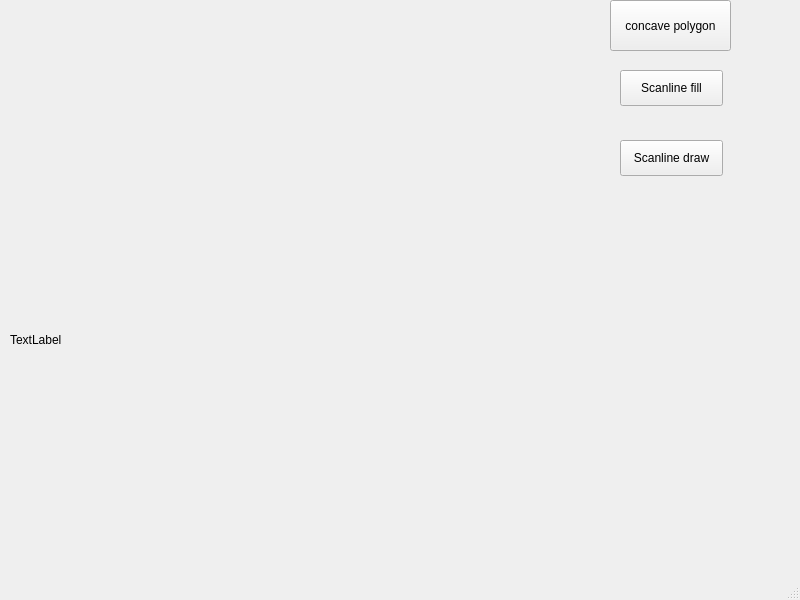
<?xml version="1.0" encoding="UTF-8"?>
<ui version="4.0">
 <class>MainWindow</class>
 <widget class="QMainWindow" name="MainWindow">
  <property name="geometry">
   <rect>
    <x>0</x>
    <y>0</y>
    <width>800</width>
    <height>600</height>
   </rect>
  </property>
  <property name="windowTitle">
   <string>MainWindow</string>
  </property>
  <widget class="QWidget" name="centralwidget">
   <widget class="QLabel" name="label">
    <property name="geometry">
     <rect>
      <x>10</x>
      <y>90</y>
      <width>1000</width>
      <height>500</height>
     </rect>
    </property>
    <property name="text">
     <string>TextLabel</string>
    </property>
   </widget>
   <widget class="QPushButton" name="pushButton">
    <property name="geometry">
     <rect>
      <x>610</x>
      <y>0</y>
      <width>121</width>
      <height>51</height>
     </rect>
    </property>
    <property name="text">
     <string>concave polygon</string>
    </property>
   </widget>
   <widget class="QPushButton" name="pushButton_2">
    <property name="geometry">
     <rect>
      <x>620</x>
      <y>70</y>
      <width>103</width>
      <height>36</height>
     </rect>
    </property>
    <property name="text">
     <string>Scanline fill</string>
    </property>
   </widget>
   <widget class="QPushButton" name="pushButton_3">
    <property name="geometry">
     <rect>
      <x>620</x>
      <y>140</y>
      <width>103</width>
      <height>36</height>
     </rect>
    </property>
    <property name="text">
     <string>Scanline draw</string>
    </property>
   </widget>
  </widget>
  <widget class="QMenuBar" name="menubar">
   <property name="geometry">
    <rect>
     <x>0</x>
     <y>0</y>
     <width>800</width>
     <height>29</height>
    </rect>
   </property>
  </widget>
  <widget class="QStatusBar" name="statusbar"/>
 </widget>
 <resources/>
 <connections/>
</ui>
